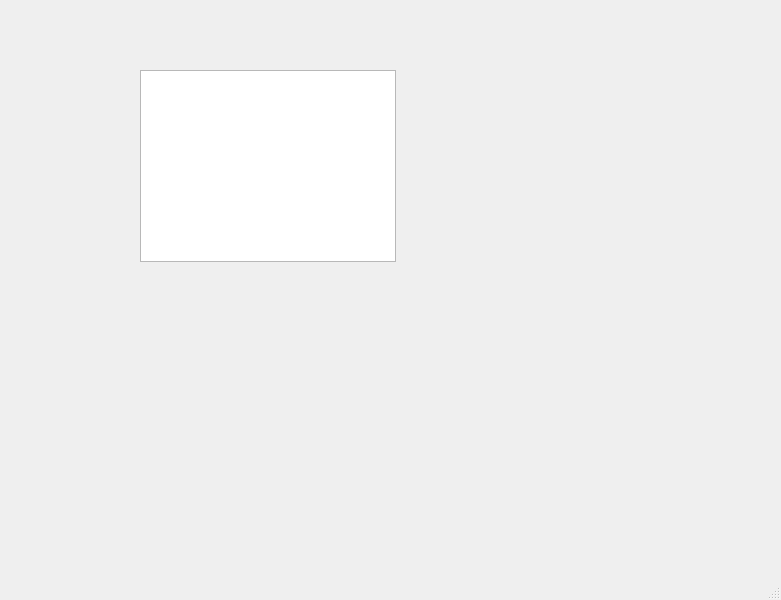
<?xml version="1.0" encoding="UTF-8"?>
<ui version="4.0">
 <class>MainWindow</class>
 <widget class="QMainWindow" name="MainWindow">
  <property name="geometry">
   <rect>
    <x>0</x>
    <y>0</y>
    <width>781</width>
    <height>600</height>
   </rect>
  </property>
  <property name="windowTitle">
   <string>MainWindow</string>
  </property>
  <widget class="QWidget" name="centralwidget">
   <widget class="QTableView" name="tableView">
    <property name="geometry">
     <rect>
      <x>140</x>
      <y>70</y>
      <width>256</width>
      <height>192</height>
     </rect>
    </property>
   </widget>
  </widget>
  <widget class="QMenuBar" name="menubar">
   <property name="geometry">
    <rect>
     <x>0</x>
     <y>0</y>
     <width>781</width>
     <height>23</height>
    </rect>
   </property>
  </widget>
  <widget class="QStatusBar" name="statusbar"/>
 </widget>
 <resources/>
 <connections/>
</ui>
